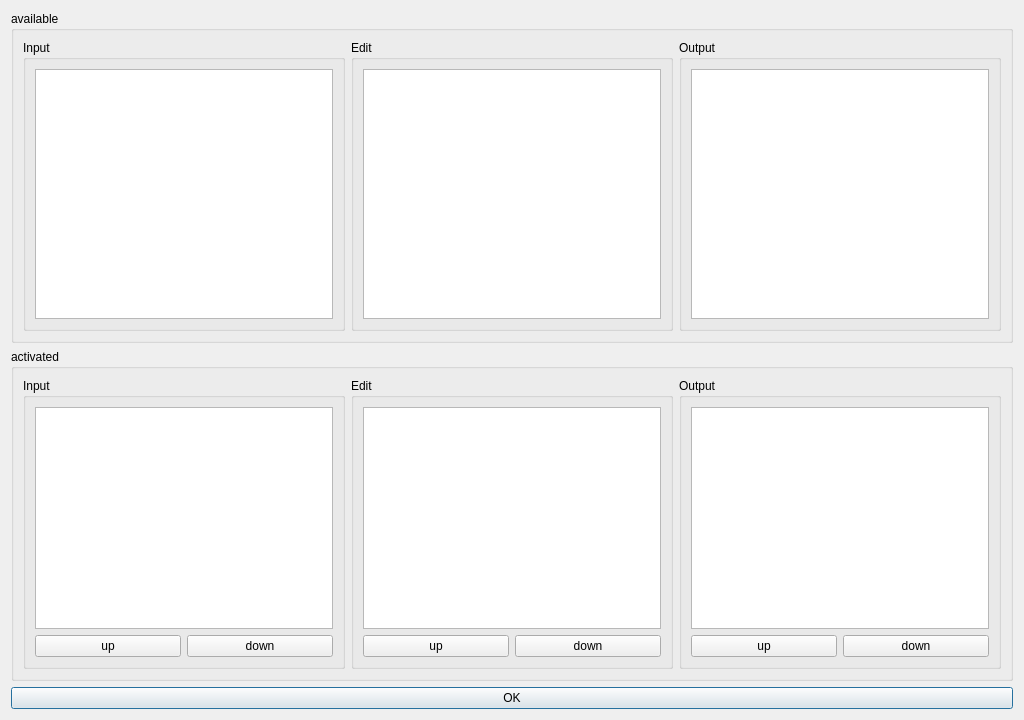
<?xml version="1.0" encoding="UTF-8"?>
<ui version="4.0">
 <class>PluginsConfigDialog</class>
 <widget class="QDialog" name="PluginsConfigDialog">
  <property name="geometry">
   <rect>
    <x>0</x>
    <y>0</y>
    <width>1024</width>
    <height>720</height>
   </rect>
  </property>
  <property name="windowTitle">
   <string>Plugins</string>
  </property>
  <property name="windowIcon">
   <iconset>
    <normaloff>:/lenna/plugins</normaloff>:/lenna/plugins</iconset>
  </property>
  <layout class="QGridLayout" name="gridLayout">
   <item row="2" column="1" colspan="3">
    <widget class="QPushButton" name="pushButton">
     <property name="text">
      <string>OK</string>
     </property>
    </widget>
   </item>
   <item row="0" column="1" colspan="3">
    <widget class="QGroupBox" name="groupBox_2">
     <property name="title">
      <string>available</string>
     </property>
     <layout class="QGridLayout" name="gridLayout_5">
      <item row="0" column="0">
       <widget class="QGroupBox" name="inputGroupBox">
        <property name="title">
         <string>Input</string>
        </property>
        <layout class="QGridLayout" name="gridLayout_2">
         <item row="0" column="0" colspan="2">
          <widget class="QListWidget" name="inputPluginsListWidget">
           <property name="dragEnabled">
            <bool>true</bool>
           </property>
           <property name="dragDropMode">
            <enum>QAbstractItemView::InternalMove</enum>
           </property>
           <property name="selectionRectVisible">
            <bool>true</bool>
           </property>
          </widget>
         </item>
        </layout>
       </widget>
      </item>
      <item row="0" column="1">
       <widget class="QGroupBox" name="groupBox">
        <property name="title">
         <string>Edit</string>
        </property>
        <layout class="QGridLayout" name="gridLayout_3">
         <item row="0" column="0" colspan="2">
          <widget class="QListWidget" name="editPluginsListWidget">
           <property name="dragEnabled">
            <bool>true</bool>
           </property>
           <property name="dragDropMode">
            <enum>QAbstractItemView::InternalMove</enum>
           </property>
           <property name="selectionRectVisible">
            <bool>true</bool>
           </property>
          </widget>
         </item>
        </layout>
       </widget>
      </item>
      <item row="0" column="2">
       <widget class="QGroupBox" name="outputGroupBox">
        <property name="title">
         <string>Output</string>
        </property>
        <layout class="QGridLayout" name="gridLayout_4">
         <item row="0" column="0" colspan="2">
          <widget class="QListWidget" name="outputPluginsListWidget">
           <property name="dragEnabled">
            <bool>true</bool>
           </property>
           <property name="dragDropMode">
            <enum>QAbstractItemView::InternalMove</enum>
           </property>
           <property name="selectionRectVisible">
            <bool>true</bool>
           </property>
          </widget>
         </item>
        </layout>
       </widget>
      </item>
     </layout>
    </widget>
   </item>
   <item row="1" column="1" colspan="3">
    <widget class="QGroupBox" name="groupBox_3">
     <property name="title">
      <string>activated</string>
     </property>
     <layout class="QGridLayout" name="gridLayout_6">
      <item row="0" column="0">
       <widget class="QGroupBox" name="groupBox_4">
        <property name="title">
         <string>Input</string>
        </property>
        <layout class="QGridLayout" name="gridLayout_7">
         <item row="1" column="1">
          <widget class="QPushButton" name="inputDownButton">
           <property name="text">
            <string>down</string>
           </property>
          </widget>
         </item>
         <item row="1" column="0">
          <widget class="QPushButton" name="inputUpButton">
           <property name="text">
            <string>up</string>
           </property>
          </widget>
         </item>
         <item row="0" column="0" colspan="2">
          <widget class="QListWidget" name="activeInputPluginsList">
           <property name="dragDropMode">
            <enum>QAbstractItemView::InternalMove</enum>
           </property>
           <property name="defaultDropAction">
            <enum>Qt::IgnoreAction</enum>
           </property>
           <property name="movement">
            <enum>QListView::Snap</enum>
           </property>
          </widget>
         </item>
        </layout>
       </widget>
      </item>
      <item row="0" column="2">
       <widget class="QGroupBox" name="groupBox_5">
        <property name="title">
         <string>Edit</string>
        </property>
        <layout class="QGridLayout" name="gridLayout_8">
         <item row="1" column="0">
          <widget class="QPushButton" name="editUpButton">
           <property name="text">
            <string>up</string>
           </property>
          </widget>
         </item>
         <item row="1" column="1">
          <widget class="QPushButton" name="editDownButton">
           <property name="text">
            <string>down</string>
           </property>
          </widget>
         </item>
         <item row="0" column="0" colspan="2">
          <widget class="QListWidget" name="activeEditPluginsList">
           <property name="dragEnabled">
            <bool>false</bool>
           </property>
           <property name="dragDropMode">
            <enum>QAbstractItemView::InternalMove</enum>
           </property>
           <property name="defaultDropAction">
            <enum>Qt::IgnoreAction</enum>
           </property>
           <property name="movement">
            <enum>QListView::Static</enum>
           </property>
           <property name="viewMode">
            <enum>QListView::ListMode</enum>
           </property>
          </widget>
         </item>
        </layout>
       </widget>
      </item>
      <item row="0" column="3">
       <widget class="QGroupBox" name="groupBox_6">
        <property name="title">
         <string>Output</string>
        </property>
        <layout class="QGridLayout" name="gridLayout_9">
         <item row="1" column="0">
          <widget class="QPushButton" name="outputUpButton">
           <property name="text">
            <string>up</string>
           </property>
          </widget>
         </item>
         <item row="1" column="1">
          <widget class="QPushButton" name="outputDownButton">
           <property name="text">
            <string>down</string>
           </property>
          </widget>
         </item>
         <item row="0" column="0" colspan="2">
          <widget class="QListWidget" name="activeOutputPluginsList">
           <property name="dragDropMode">
            <enum>QAbstractItemView::InternalMove</enum>
           </property>
           <property name="defaultDropAction">
            <enum>Qt::IgnoreAction</enum>
           </property>
           <property name="movement">
            <enum>QListView::Snap</enum>
           </property>
          </widget>
         </item>
        </layout>
       </widget>
      </item>
     </layout>
    </widget>
   </item>
  </layout>
 </widget>
 <resources/>
 <connections/>
</ui>
